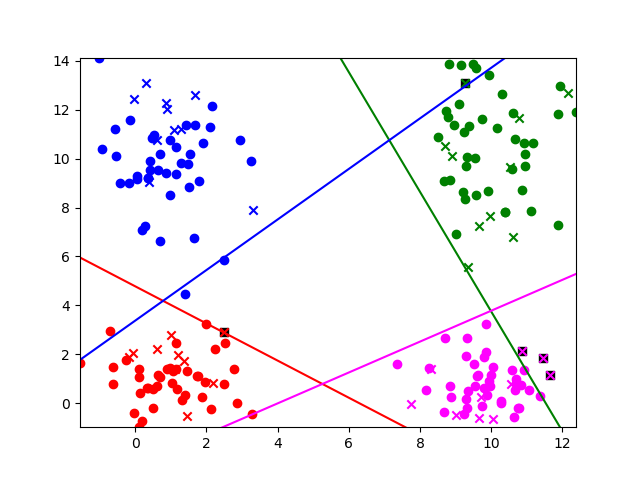

Generate this figure with Python:
import numpy as np  # Importowanie biblioteki NumPy do operacji na macierzach i wektorach
import matplotlib.pyplot as plt  # Importowanie biblioteki Matplotlib do tworzenia wykresów
from perceptron_mmajew import Perceptron  # Importowanie zaimplementowanej klasy Perceptron

# Generowanie danych
np.random.seed(0)  # Ustawienie ziarna losowości dla powtarzalności wyników
size_of_data = 50  # Określenie liczby punktów danych w każdej klasie
X = np.array([
    np.random.normal(loc=[1, 1], scale=[1, 1], size=(size_of_data, 2)),  # Generowanie punktów dla pierwszej klasy
    np.random.normal(loc=[10, 10], scale=[1, 2], size=(size_of_data, 2)),  # Generowanie punktów dla drugiej klasy
    np.random.normal(loc=[1, 10], scale=[1, 2], size=(size_of_data, 2)),  # Generowanie punktów dla trzeciej klasy
    np.random.normal(loc=[10, 1], scale=[1, 1], size=(size_of_data, 2))  # Generowanie punktów dla czwartej klasy
])

# Podział danych na zbiór treningowy i testowy
split = int(0.8 * size_of_data)  # Określenie rozmiaru zbioru treningowego na podstawie proporcji
X_train = np.array([X[_, :split] for _ in range(len(X))])  # Podział danych na zbiór treningowy
X_test = np.array([X[_, split:] for _ in range(len(X))])  # Podział danych na zbiór testowy

# Inicjalizacja listy do przechowywania modeli perceptronów i trenowanie ich
models = []
'''do uzupelnienia'''

# Przewidywanie klas dla danych testowych i obliczanie dokładności
'''do uzupelnienia'''

# Wyświetlanie punktów danych treningowych i testowych
colors = ['red', 'green', 'blue', 'magenta']  # Lista kolorów dla różnych klas
for _ in range(4):
    plt.scatter(X_train[_][:, 0], X_train[_][:, 1], label=f'Class {_}', color=colors[_], marker='o')  # Wyświetlenie punktów treningowych
    plt.scatter(X_test[_][:, 0], X_test[_][:, 1], color=colors[_], marker='x')  # Wyświetlenie punktów testowych

# Rysowanie granic decyzyjnych modeli perceptronów
min_x1 = np.min(X[:,:,0])
max_x1 = np.max(X[:,:,0])
min_x2 = np.min(X[:,:,1])
max_x2 = np.max(X[:,:,1])

for _ in range(4):
    [c, a, b] = models[_].weights  # Współczynniki prostej decyzyjnej
    # Zakres dla zmiennej x
    x_range = np.array([min_x1, max_x1])
    # Obliczenie wartości zmiennej y na podstawie równania prostej
    y_range = (-a * x_range - c) / b
    # Tworzenie wykresu
    plt.plot(x_range, y_range, color=colors[_])  # Rysowanie granic decyzyjnych dla każdej klasy

# Ustawienie limitów dla osi x i y
plt.xlim(min_x1, max_x1)  # Ustawienie limitów dla osi x
plt.ylim(min_x2, max_x2)  # Ustawienie limitów dla osi y

# Zapisanie i wyświetlenie wykresu
plt.savefig('06b perceptron multiclass_new.png')
plt.show()  # Wyświetlenie wszystkich punktów danych oraz granic decyzyjnych